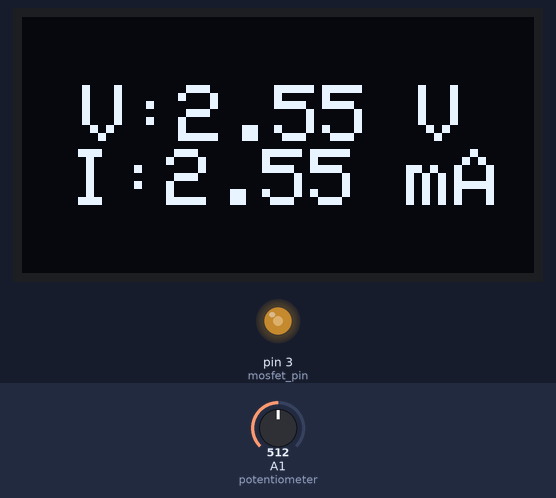
Recording of a sketch running on a simulated Arduino Uno, built with avr-gcc and run on an emulated ATmega328P. Shown: 128×64 one-colour display, output pins drawn as LEDs (lit = HIGH). Inputs (shaded band) come from the test bench; at power-on: A1 (potentiometer) = 512. The display library's start-up logo is not drawn.

Above: at 3.2 s.
3.3 s: A1 (potentiometer) set to 532
At 4.5 s:
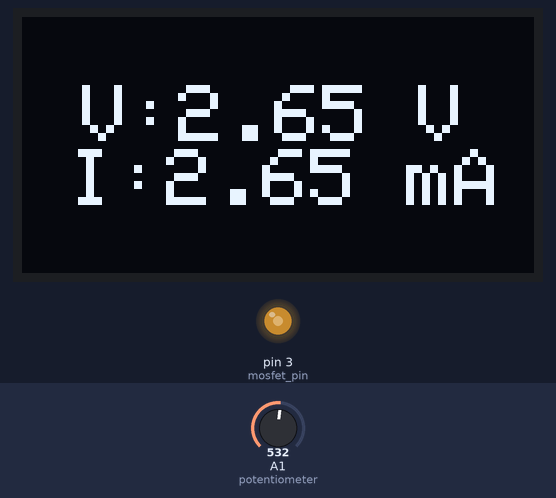
4.8 s: A1 (potentiometer) set to 900
At 6.0 s:
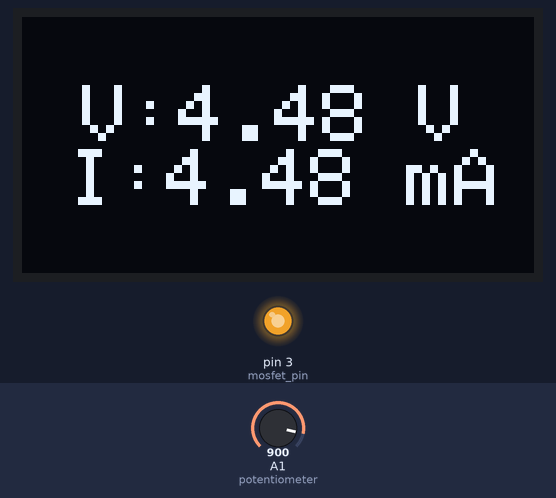
6.3 s: A1 (potentiometer) set to 122
At 7.5 s:
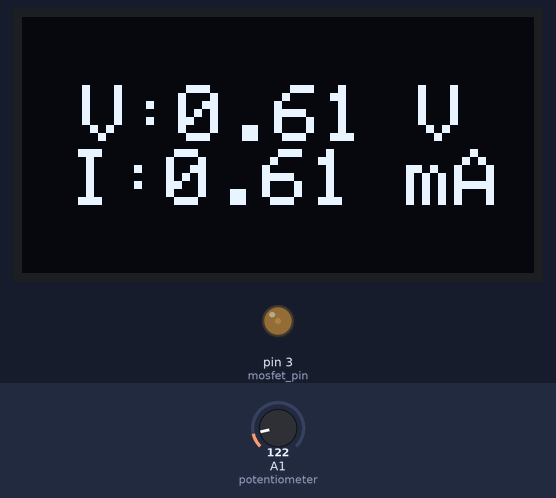
7.8 s: A1 (potentiometer) set to 0
At 9.0 s:
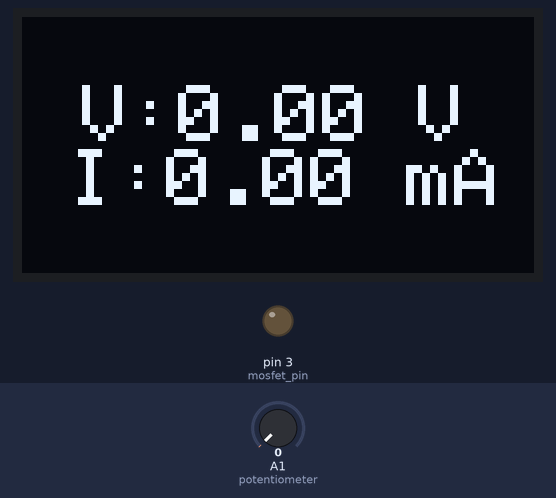
9.3 s: A1 (potentiometer) set to 306
At 10.7 s:
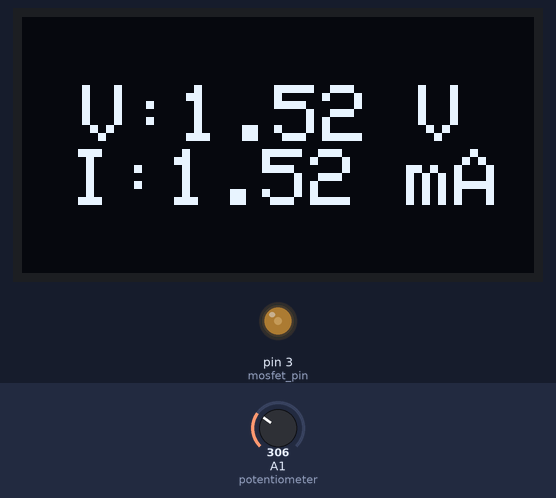
Timing chart, 0 to 11.8 s (numbered marks = the images above; inputs shaded):
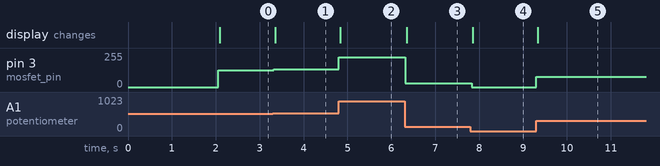

Measured:
- the behaviour switches between 513 and 514 on A1 (potentiometer) (found by bisection; images 0 and 1)
- after the input at 3.3 s, pin 3 (mosfet_pin): 127/255 → 132/255 at once; the display: changes after 0.05 s (image 1)
- after the input at 4.8 s, pin 3 (mosfet_pin): 132/255 → 224/255 at once; the display: changes at once (image 2)
- after the input at 6.3 s, pin 3 (mosfet_pin): 224/255 → 30/255 at once; the display: changes at once (image 3)
- after the input at 7.8 s, pin 3 (mosfet_pin): 30/255 → 0/255 at once; the display: changes after 0.05 s (image 4)
- after the input at 9.3 s, pin 3 (mosfet_pin): 0/255 → 76/255 at once; the display: changes at once (image 5)

The sketch:

current_ino.ino
```cpp
// import the required libs below


#include <SPI.h>
#include <Wire.h>
#include <Adafruit_GFX.h>
#include <Adafruit_SSD1306.h>


#define SCREEN_WIDTH 128 // OLED display width, in pixels
#define SCREEN_HEIGHT 64 // OLED display height, in pixels

// Declaration for an SSD1306 display connected to I2C (SDA, SCL pins)
#define OLED_RESET     -1 // Reset pin # (or -1 if sharing Arduino reset pin)
Adafruit_SSD1306 display(SCREEN_WIDTH, SCREEN_HEIGHT, &Wire, OLED_RESET);

#define NUMFLAKES     10 // Number of snowflakes in the animation example

#define LOGO_HEIGHT   16
#define LOGO_WIDTH    16

#define VERIF 5.1 // Voltage on pin

#define mosfet_pin 3 // pin that controls the MOSFET

static const unsigned char PROGMEM logo_bmp[] = // logo bitmap
{ B00000000, B11000000,
  B00000001, B11000000,
  B00000001, B11000000,
  B00000011, B11100000,
  B11110011, B11100000,
  B11111110, B11111000,
  B01111110, B11111111,
  B00110011, B10011111,
  B00011111, B11111100,
  B00001101, B01110000,
  B00011011, B10100000,
  B00111111, B11100000,
  B00111111, B11110000,
  B01111100, B11110000,
  B01110000, B01110000,
  B00000000, B00110000 };

  int pot;
  int out;

void setup() {
  Serial.begin(115200);

  pinMode(mosfet_pin, OUTPUT); // define control pin as output

  // SSD1306_SWITCHCAPVCC = generate display voltage from 3.3V internally
  if(!display.begin(SSD1306_SWITCHCAPVCC, 0x3C)) {
    Serial.println(F("SSD1306 allocation failed"));
    for(;;); // Don't proceed, loop forever
  }

  // Show initial display buffer contents on the screen --
  // the library initializes this with an Adafruit splash screen.
  display.display();
  delay(2000); // Pause for 2 seconds

  // Clear the buffer
  display.clearDisplay();
}

void loop() {
  testdrawstyles();    // Draw 'stylized' characters
}


void testdrawstyles(void) {
  display.clearDisplay();

  display.setTextSize(2);            // 2:1 pixel scale
  display.setTextColor(WHITE);       // Draw white text
  display.setCursor(15,17);            // Start x: 15, y: 17

  float voltage = (float)analogRead(A1) * VERIF / 1024; // voltage read from analog pin A1
  float current = (float)voltage; // (float)voltage / 1000 for basic math

  pot = analogRead(A1); // reading data from potentiometer
  out = map(pot, 0, 1023, 0, 255); // transferring the potentiometer value for writing to the digital mosfet port
  analogWrite(mosfet_pin, out); // writing data to the digital mosfet port

  String output = String("V:") + voltage + " V  " + "I:" + current + " mA"; // output string on display

  display.println(output); // writing output on the screen

  display.display();
  delay(2);
}
```
